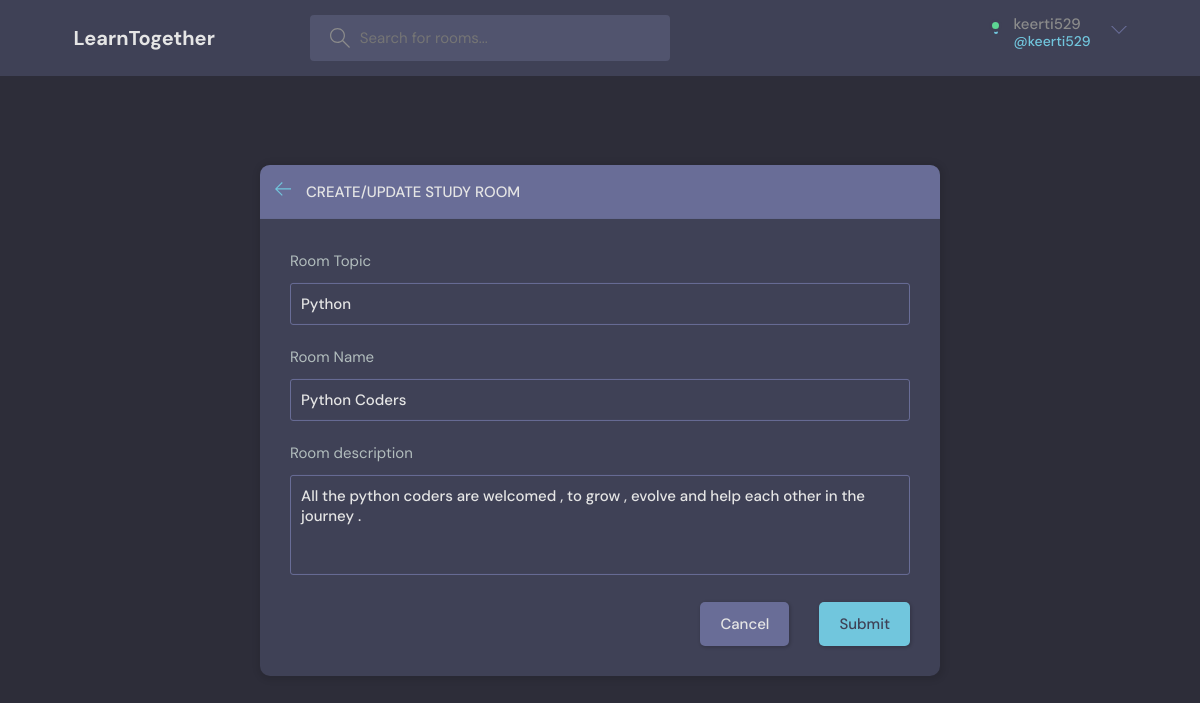
Page /update-room/1 (signed in) on the committed database.
### base/models.py (models this page shows, shortened)
class Room(models.Model):
    host=models.ForeignKey(User,on_delete=models.SET_NULL,null=True)
    topic=models.ForeignKey(Topic,on_delete=models.SET_NULL,null=True)
    name=models.CharField(max_length= 100)
    description=models.TextField(null=True, blank=True)
    participants=models.ManyToManyField(User,related_name='participants',blank=True,null=True)
    updated=models.DateTimeField(auto_now=True)
    created=models.DateTimeField(auto_now_add=True)
    class Meta:
        ordering=['-updated', '-created']

class Topic(models.Model):
    name=models.CharField(max_length=100)

### base/views.py (the view, shortened to what this page needs)
# urls.py: path('update-room/<str:pk>',views.update_room,name="update-room"),
@login_required(login_url='login')
def update_room(request,pk):
    room=Room.objects.get(id=pk)
    form=RoomForm(instance=room)
    topics=Topic.objects.all()
    if request.user!=room.host:
        return HttpResponse("Only host can update the room .")
    context={'form':form,'topics':topics,'room':room}
    return render(request,'base/room_form.html',context)

### base/forms.py
class RoomForm(ModelForm):
    class Meta:
        model=Room
        fields='__all__'
        exclude=['host','participants']

### base/templates/base/room_form.html (shortened to what this page needs)
{% extends 'main.html' %}
{% block content %}
  <main class="create-room layout">
    <div class="container">
      <div class="layout__box">
        <div class="layout__boxHeader">
          <div class="layout__boxTitle">
            <a href="{% url 'home' %}">
              <svg version="1.1" xmlns="http://www.w3.org/2000/svg" width="32" height="32" viewBox="0 0 32 32">
                <title>arrow-left</title>
                <path
                  d="M13.723 2.286l-13.723 13.714 13.719 13.714 1.616-1.611-10.96-10.96h27.625v-2.286h-27.625l10.965-10.965-1.616-1.607z">
                </path>
              </svg>
            </a>
            <h3>Create/Update Study Room</h3>
          </div>
        </div>
        <div class="layout__body">
          <form class="form" action="" method="POST">
            <div class="form__group">
              <label for="room_topic" >Room Topic</label>
              <input required value={{room.topic.name}} type="text" name="topic" list="topic-list" placeholder="choose one or create your own" />
            </div>
             <div class="form__group">
              <label for="room_name">Room Name</label>
              {{form.name}}
             </div>
            <div class="form__group">
              <label for="room_description">Room description</label>
              {{form.description}}
             </div>
            <div class="form__action">
              <a class="btn btn--dark" href="index.html">Cancel</a>
              <button class="btn btn--main" type="submit">Submit</button>
            </div>
          </form>
        </div>
      </div>
    </div>
    {% endblock content %}

### templates/navbar.html (shortened to what this page needs)
{% load static %}
<header class="header header--loggedIn">
    <div class="container">
      <a href="{% url 'home' %}" class="header__logo">
        <h1>LearnTogether</h1>
      </a>
      <form class="header__search" method="GET" action="{% url 'home' %}" >
        <label>
          <input name="q" placeholder="Search for rooms..." />
        </label>
      </form>
      <nav class="header__menu">
        {% if request.user.is_authenticated %}
        <div class="header__user">
          <a href="{% url 'user-update' %}">
            <div class="avatar avatar--medium active">
            </div>
            <p>{{request.user}} <span>@{{request.user}}</span></p>
          </a>
          <button class="dropdown-button">
            <svg version="1.1" xmlns="http://www.w3.org/2000/svg" width="32" height="32" viewBox="0 0 32 32">
              <title>chevron-down</title>
              <path d="M16 21l-13-13h-3l16 16 16-16h-3l-13 13z"></path>
            </svg>
          </button>
        </div>
        {% else %}
         <a href="{% url 'login' %}">
          <img src="{% static 'images/avatarr.jpg' %}" />
          <p>Login</p>
        </a>
        {% endif %}
      </nav>
    </div>
  </header>

### static/styles/style.css (style rules this page uses)
:root { --color-main: #71c6dd; --color-main-light: #e1f6fb; --color-dark: #3f4156; --color-dark-medium: #51546e; --color-dark-light: #696d97; --color-light: #e5e5e5; --color-gray: #8b8b8b; --color-light-gray: #b2bdbd; --color-bg: #2d2d39; --color-success: #5dd693; --color-error: #fc4b0b; }
* { font-family: "DM Sans", -apple-system, BlinkMacSystemFont, "Segoe UI", Roboto, Oxygen, Ubuntu, Cantarell, "Open Sans", "Helvetica Neue", sans-serif; margin: 0; padding: 0; box-sizing: border-box; text-rendering: optimizeLegibility; font-size: inherit; }
html { font-size: 56.25%; }
@media only screen and (min-width: 1200px) { html { font-size: 62.5%; } }
body { line-height: 1.6; font-weight: 400; font-size: 1.5rem; color: var(--color-light-gray); background-color: var(--color-bg); min-height: 100vh; }
a { display: inline-block; color: var(--color-main); text-decoration: none; }
.container { max-width: 120rem; width: 90%; margin: auto; }
.btn { background-color: transparent; border: none; display: inline-flex; align-items: center; gap: 1rem; cursor: pointer; transition: all ease-in-out 0.3s; padding: 1rem 2rem; border-radius: 5px; box-shadow: 1px 1px 3px 1px rgba(0, 0, 0, 0.15); font-weight: 500; }
.btn--main { background-color: var(--color-main); color: var(--color-dark); }
.btn--dark { background-color: var(--color-dark-light); color: var(--color-light); }
.avatar { position: relative; display: inline-block; border-radius: 50%; border: 2px solid var(--color-main); }
.avatar::after { content: ""; display: block; position: absolute; background-color: var(--color-gray); z-index: 111; border-radius: 50%; border: 0.3rem solid var(--color-dark); }
.avatar.active::after { background-color: var(--color-success); }
.avatar.avatar--medium:after { width: 0.7rem; height: 0.7rem; bottom: 0px; right: -6px; }
.header { padding: 1.5rem; background-color: var(--color-dark); }
.header > .container { display: flex; gap: 9.5rem; }
.header__logo, .header__user { display: flex; gap: 2rem; align-items: center; }
.header__logo > h1 { font-weight: 700; font-size: 2rem; color: var(--color-light); }
.header__search > label { background-color: var(--color-dark-medium); padding: 1.3rem 1rem; display: flex; align-items: center; gap: 1rem; border-radius: 4px; }
.header__search svg { fill: var(--color-gray); width: 2rem; height: 2rem; margin-left: 1rem; }
.header__search input { width: 30rem; background: transparent; border: none; outline: none; color: var(--color-light); }
.header__menu { margin-left: auto; position: relative; }
.header__menu a { display: flex; gap: 1.5rem; align-items: center; font-weight: 500; text-decoration: none; color: var(--color-gray); }
.header__menu p { line-height: 1.2; }
.header__menu span { color: var(--color-main); font-weight: 500; font-size: 1.4rem; display: block; }
.header__menu svg { width: 1.6rem; height: 1.6rem; fill: var(--color-dark-light); }
.dropdown-button { background: transparent; border: 0; outline: 0; cursor: pointer; }
.layout { margin-top: 2.4rem; }
.layout > .container { display: flex; justify-content: space-between; align-items: flex-start; }
.layout__box { width: 90%; max-width: 48rem; min-height: 40rem; position: absolute; top: 50%; left: 50%; transform: translate(-50%, -46%); background-color: var(--color-dark); border-radius: 1rem; box-shadow: 1px 1px 6px 3px rgba(0, 0, 0, 0.1); overflow: hidden; }
.layout__boxHeader { display: flex; padding: 1.5rem; background-color: var(--color-dark-light); }
.layout__boxTitle { display: flex; gap: 1.5rem; align-items: center; }
.layout__boxTitle h3 { text-transform: uppercase; font-weight: 500; color: var(--color-light); }
.layout__boxTitle svg { width: 1.6rem; height: 1.6rem; fill: var(--color-main); }
.layout__body { margin: 3rem; }
.form__group { margin-bottom: 2rem; width: 100%; }
.form__group label { display: block; font-size: 1.5rem; margin-bottom: 1rem; }
.form__group input, .form__group textarea, .form__group select { background: transparent; border: 1px solid var(--color-dark-light); padding: 1rem; border-radius: 3px; width: 100%; color: var(--color-light); font-weight: 500; outline: none; }
.form__group textarea { background: transparent; height: 10rem; resize: none; }
.form__action { display: flex; justify-content: flex-end; gap: 3rem; }
.create-room.layout .layout__box { max-width: 68rem; }

### rows in the picture
Room: topic "Python", name "Python Coders", description "All the python coders are welcomed , to grow , evolve and help each other in the journey ."

### other values in the picture
{{ request.user }} "keerti529"
